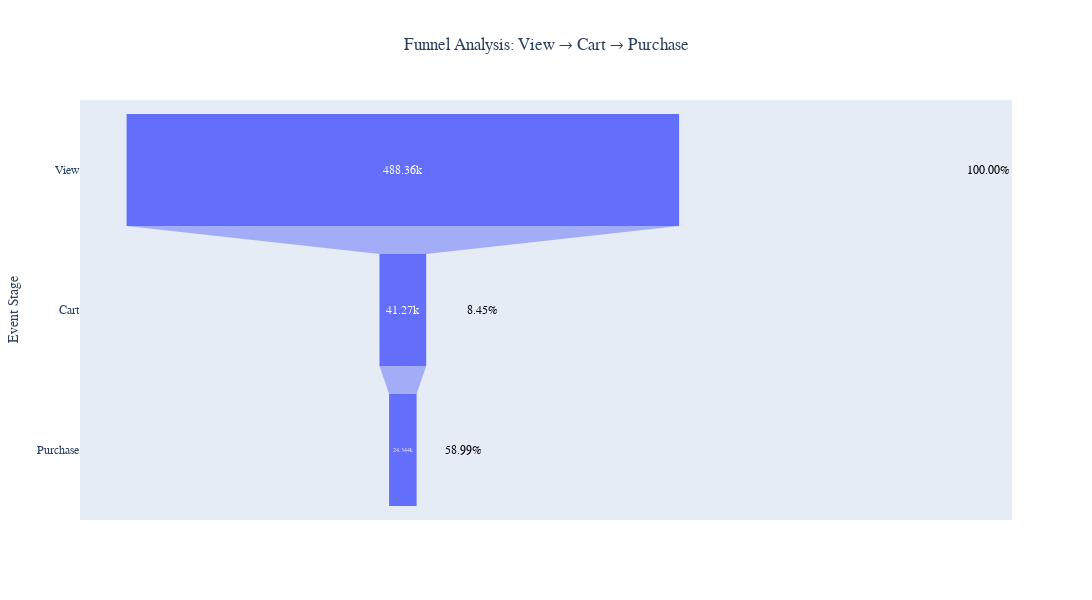

Notebook code cell kept with this figure:
### Code cell
import plotly.express as px

funnel_data = {
    'Stage': ['View', 'Cart', 'Purchase'],
    'Sessions': [total_view, total_cart, total_purchase],
    'Conversion Rate': [100, cart_rate, purchase_rate]
}

import pandas as pd
funnel_df = pd.DataFrame(funnel_data)

fig = px.funnel(funnel_df, x='Sessions', y='Stage', 
                title='Funnel Analysis: View → Cart → Purchase',
                labels={'Sessions': 'Total Sessions', 'Stage': 'Event Stage'})

max_x = max(funnel_df['Sessions'])

for i, row in funnel_df.iterrows():
    fig.add_annotation(
        x=row['Sessions'] + max_x * 0.06, 
        y=row['Stage'],
        text=f'{row["Conversion Rate"]:.2f}%', 
        showarrow=False,
        font=dict(size=12, color='black')
    )

fig.update_layout(
    title="Funnel Analysis: View → Cart → Purchase",
    title_x=0.5,
    font=dict(size=12, family='Arial'),
    width=1300,   
    height=600    
)

fig.show()

### Figure 1 — Plotly figure (JSON) as saved in the notebook; plotly's stock layout.template omitted (floating-point values rounded to 4 significant figures)
{"data": [{"hovertemplate": "Total Sessions=%{x}<br>Event Stage=%{y}<extra></extra>", "legendgroup": "", "marker": {"color": "#636efa"}, "name": "", "orientation": "h", "showlegend": false, "type": "funnel", "x": [488360, 41270, 24344], "xaxis": "x", "y": ["View", "Cart", "Purchase"], "yaxis": "y"}], "layout": {"annotations": [{"font": {"color": "black", "size": 12}, "showarrow": false, "text": "100.00%", "x": 517700.0, "y": "View"}, {"font": {"color": "black", "size": 12}, "showarrow": false, "text": "8.45%", "x": 70570.0, "y": "Cart"}, {"font": {"color": "black", "size": 12}, "showarrow": false, "text": "58.99%", "x": 53650.0, "y": "Purchase"}], "font": {"family": "Arial", "size": 12}, "height": 600, "legend": {"tracegroupgap": 0}, "title": {"text": "Funnel Analysis: View → Cart → Purchase", "x": 0.5}, "width": 1300, "xaxis": {"anchor": "y", "domain": [0, 1], "title": {"text": "Total Sessions"}}, "yaxis": {"anchor": "x", "domain": [0, 1], "title": {"text": "Event Stage"}}}}
